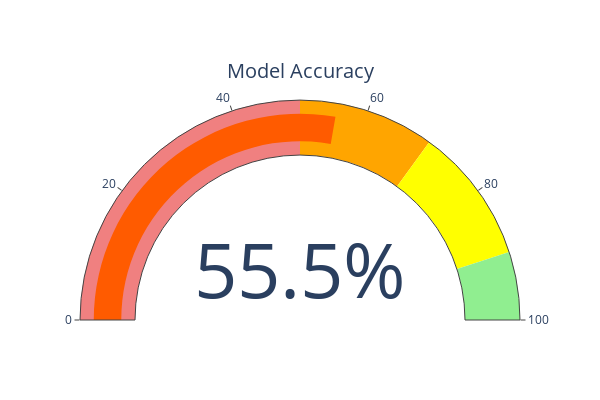

This figure's notebook cell:
### Code cell
fig = go.Figure(go.Indicator(
    mode="gauge+number",
    value=accuracy_1,
    title={'text': "Model Accuracy"},
    number={'suffix': "%"},
    gauge={
        'axis': {'range': [0, 100]},
        'bar': {'color': "#FF5B00"},
        'steps': [
            {'range': [0, 50], 'color': "lightcoral"},
            {'range': [50, 70], 'color': "#FFA500"},
            {'range': [70, 90], 'color': "yellow"},
            {'range': [90, 100], 'color': "lightgreen"}
        ],
    }
))
fig.update_layout(
    width=600,
    height=400,
)
# fig.write_image("accuracy_nn1.png", scale=2)
fig.show()

### Figure 1 — Plotly figure (JSON) as saved in the notebook; plotly's stock layout.template omitted (floating-point values rounded to 4 significant figures)
{"data": [{"gauge": {"axis": {"range": [0, 100]}, "bar": {"color": "#FF5B00"}, "steps": [{"color": "lightcoral", "range": [0, 50]}, {"color": "#FFA500", "range": [50, 70]}, {"color": "yellow", "range": [70, 90]}, {"color": "lightgreen", "range": [90, 100]}]}, "mode": "gauge+number", "number": {"suffix": "%"}, "title": {"text": "Model Accuracy"}, "type": "indicator", "value": 55.5}], "layout": {"height": 400, "width": 600}}
